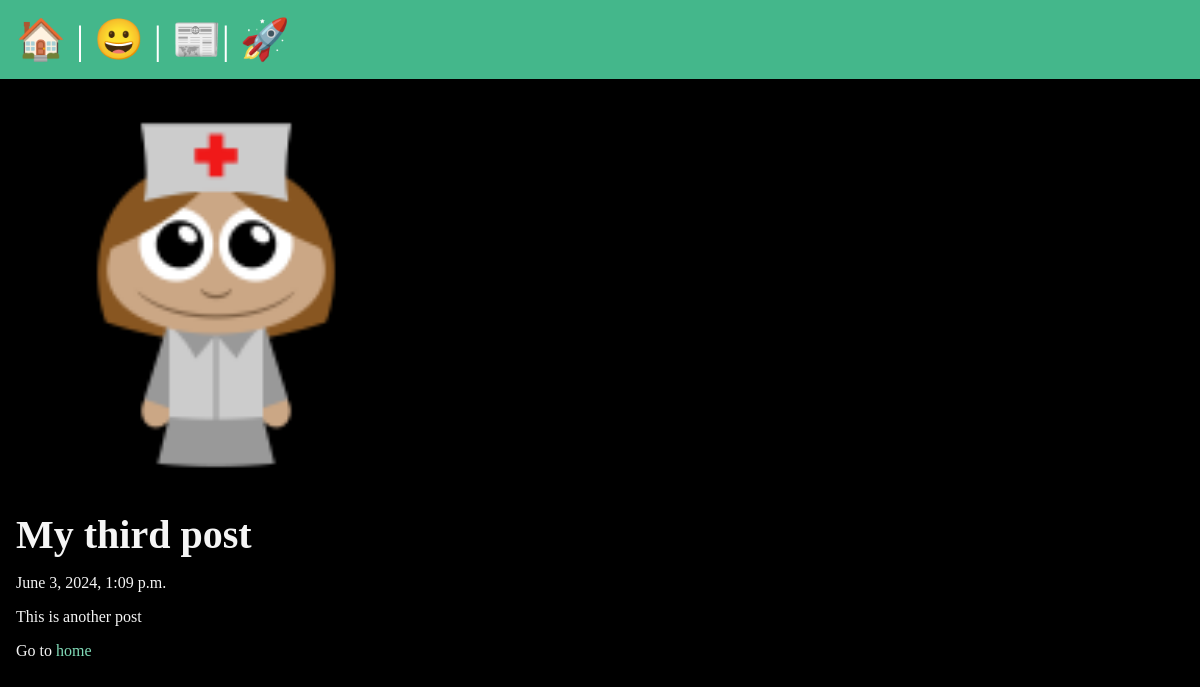
Screenshot of /posts/third-post with the database file from the repository.
### posts/models.py (models this page shows, shortened)
class Post(models.Model):
    title = models.CharField(max_length=75)
    body = models.TextField()
    slug = models.SlugField()
    date = models.DateTimeField(auto_now_add=True)
    banner = models.ImageField(default='fallback.png', blank=True)

### posts/views.py (the view)
# urls.py: path('<slug:slug>',views.post_page, name="page" ),
def post_page(request, slug):
    post = Post.objects.get(slug=slug)
    return render(request, "posts/post_page.html", {"post": post})

### posts/templates/posts/post_page.html (shortened to what this page needs)
{% extends 'layout.html' %}
{% block content %}
<section>
    <img class="banner" src="{{post.banner.url}}" alt="{{post.title}}"/>
    <h1>{{post.title}}</h1>
    <p>{{post.date}}</p>
    <p>{{post.body}}</p>
<p>Go to <a href="/">home</a></p>
</section>
{% endblock %}

### static/css/style.css (style rules this page uses)
* { margin: 0; padding: 0; box-sizing: border-box; }
body { min-height: 100vh; background-color: black; color: whitesmoke; font-size: 3rem; }
section { display: flex; flex-flow: column; gap: 1rem; }
h1, h2 { font-size: 2.5rem; }
p { font-size: 1rem; }
a { text-decoration: none; color: #81dbb8; }
.banner { display:block; width: 100%; max-width: 400px; }

### rows the page displays
Post: banner (picture), title "My third post", date "June 3, 2024, 1:09 p.m.", body "This is another post"
